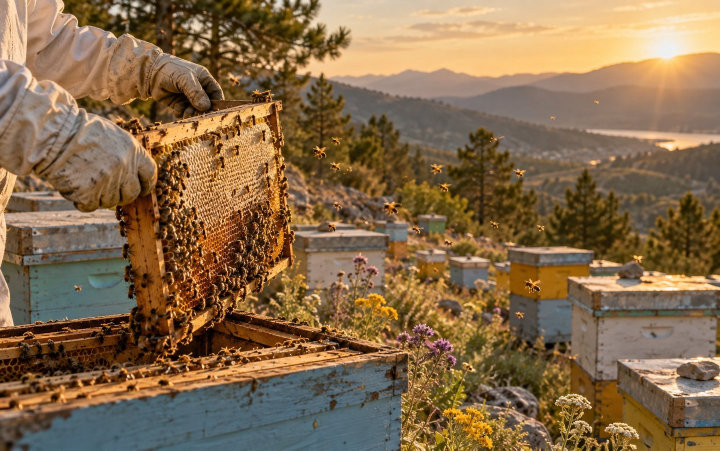
#> input picture TOP4HONEYCHAINS/TOP4HoneyChains.Web/wwwroot/img/landing/step-1-apiary.jpg, 1440 x 901 px (shown at 1/2 size); its folder holds 5 pictures in this run
$ python landing-images.py
#> lines starting #> are read from the running program, lines starting #| are printed output that depends on the picture
"""Responsive WebP variants of the landing images (D-65).

Put the photos in TOP4HONEYCHAINS/TOP4HoneyChains.Web/wwwroot/img/landing as
step-1-apiary.jpg ... step-5-shelf.jpg (and og-image.jpg, 1200x630, used as is for Open Graph), then run

    python scripts/landing-images.py

It writes <name>-480/-960/-1440.webp and the same widths as .avif next to each step image (never larger than the
original) and resizes a step JPEG wider than 1440 px down to 1440 px. The page picks the variants up by itself.
Needs Pillow (pip install Pillow). Re-running overwrites the variants.
"""
import pathlib
import sys

from PIL import Image, ImageOps

FOLDER = pathlib.Path(__file__).resolve().parent.parent / 'TOP4HONEYCHAINS' / 'TOP4HoneyChains.Web' / 'wwwroot' / 'img' / 'landing'
STEPS = ['step-1-apiary', 'step-2-delivery', 'step-3-lab', 'step-4-processing', 'step-5-shelf']
WIDTHS = [480, 960, 1440]


def main():
    found = 0
    for name in STEPS:
        source = FOLDER / f'{name}.jpg'
        if not source.exists():
            print(f'missing  {source.name} (the page shows a placeholder)')
            continue
        found += 1
        with Image.open(source) as original:
#> original is the input picture: PIL image 1440x901 RGB; mean R, G, B 133.6, 106.5, 74.7
            image = ImageOps.exif_transpose(original).convert('RGB')
        if image.width > WIDTHS[-1]:
            image = image.resize((WIDTHS[-1], round(image.height * WIDTHS[-1] / image.width)), Image.LANCZOS)
            image.save(source, 'JPEG', quality=84, optimize=True, progressive=True)
        for width in WIDTHS:
            webp = FOLDER / f'{name}-{width}.webp'
            avif = FOLDER / f'{name}-{width}.avif'   # D-70: AVIF first in the srcset, WebP as the fallback
            if width > image.width:
                webp.unlink(missing_ok=True)
                avif.unlink(missing_ok=True)
                continue
            variant = image.resize((width, round(image.height * width / image.width)), Image.LANCZOS) if width < image.width else image
            variant.save(webp, 'WEBP', quality=80, method=6)
            variant.save(avif, 'AVIF', quality=60, speed=4)
            print(f'wrote    {webp.name} ({webp.stat().st_size // 1024} KB), {avif.name} ({avif.stat().st_size // 1024} KB)')
#> this loop made 1 pass
#> pass 1, in main, `variant = image.resize((width, round(image.height * width / image.widt..`:
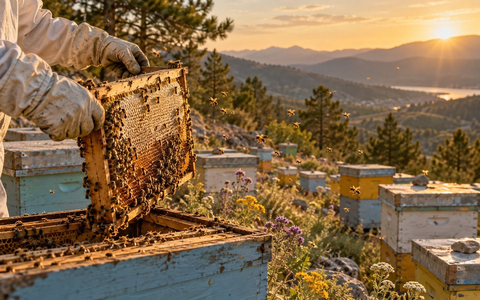
#> variant: PIL image 480x300 RGB; mean R, G, B 133.6, 106.5, 74.7
    og = FOLDER / 'og-image.jpg'
    print(('found    ' if og.exists() else 'missing  ') + og.name + ' (Open Graph image, 1200x630)')
    return 0 if found else 1


if __name__ == '__main__':
#> (the run stopped early here; a loop or call above may not have finished)
